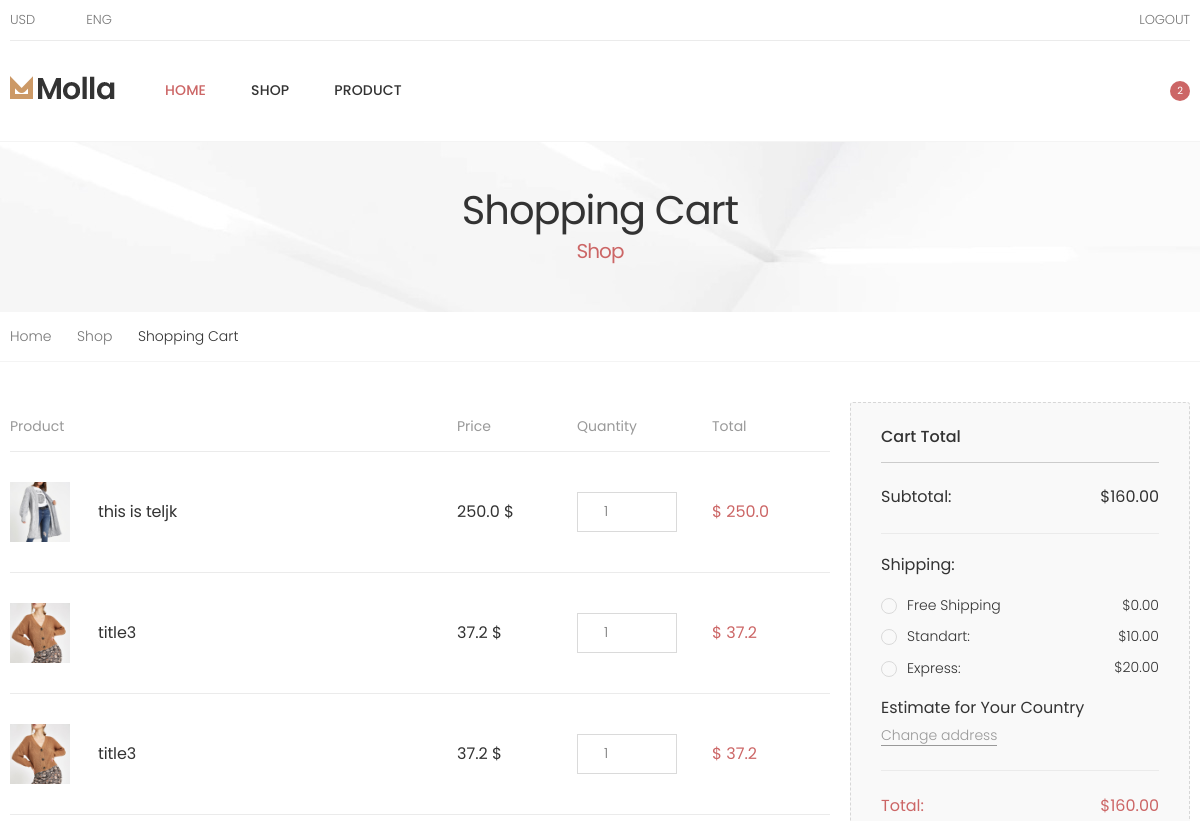
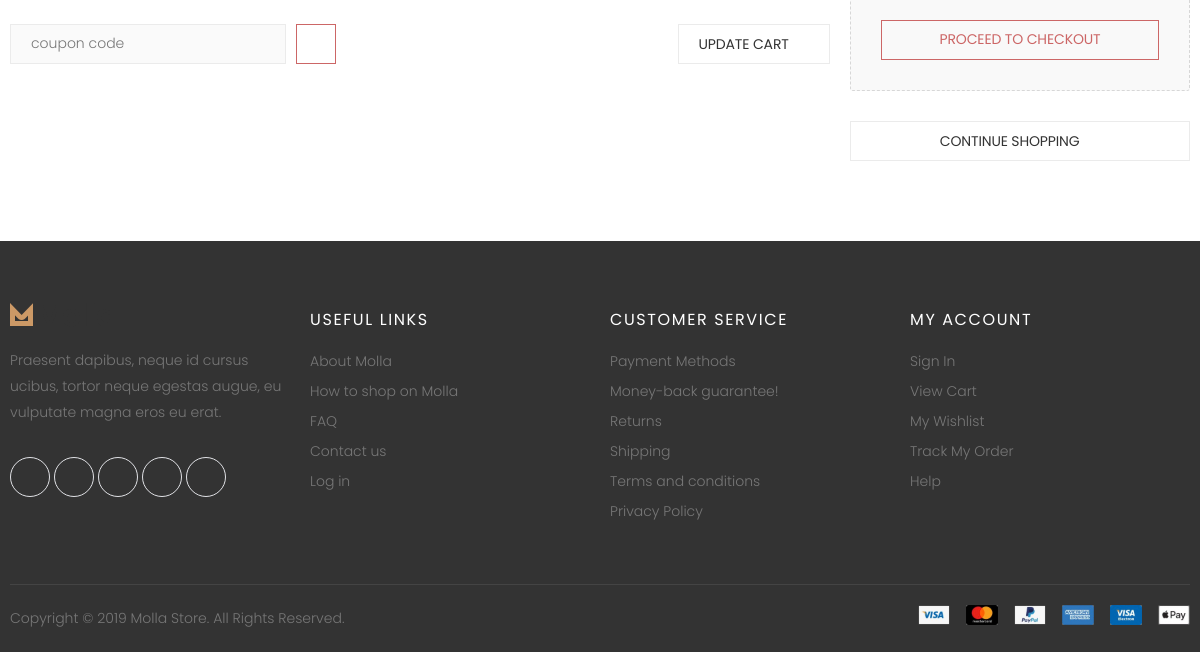
/cart/ (signed in), run on an earlier commit of the app's database (2 pictures, top to bottom).
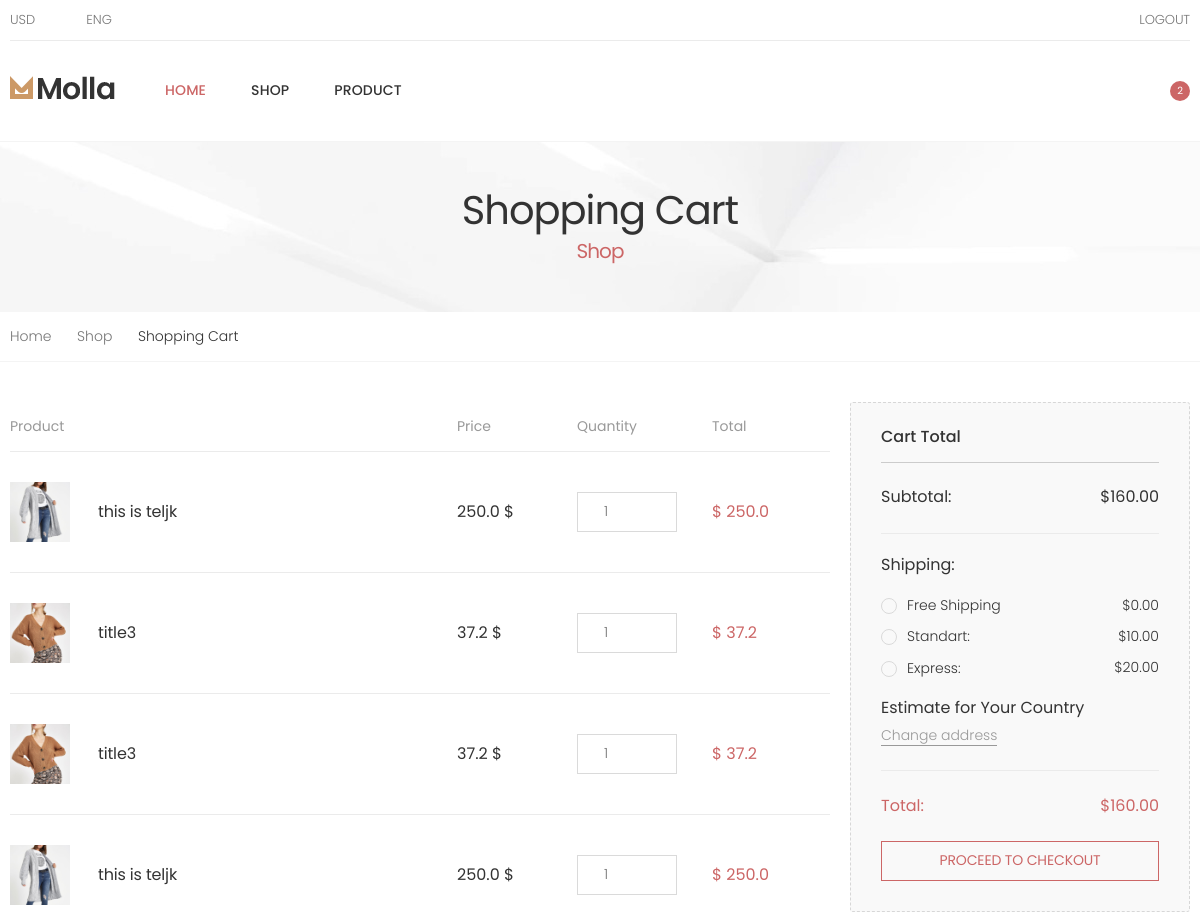
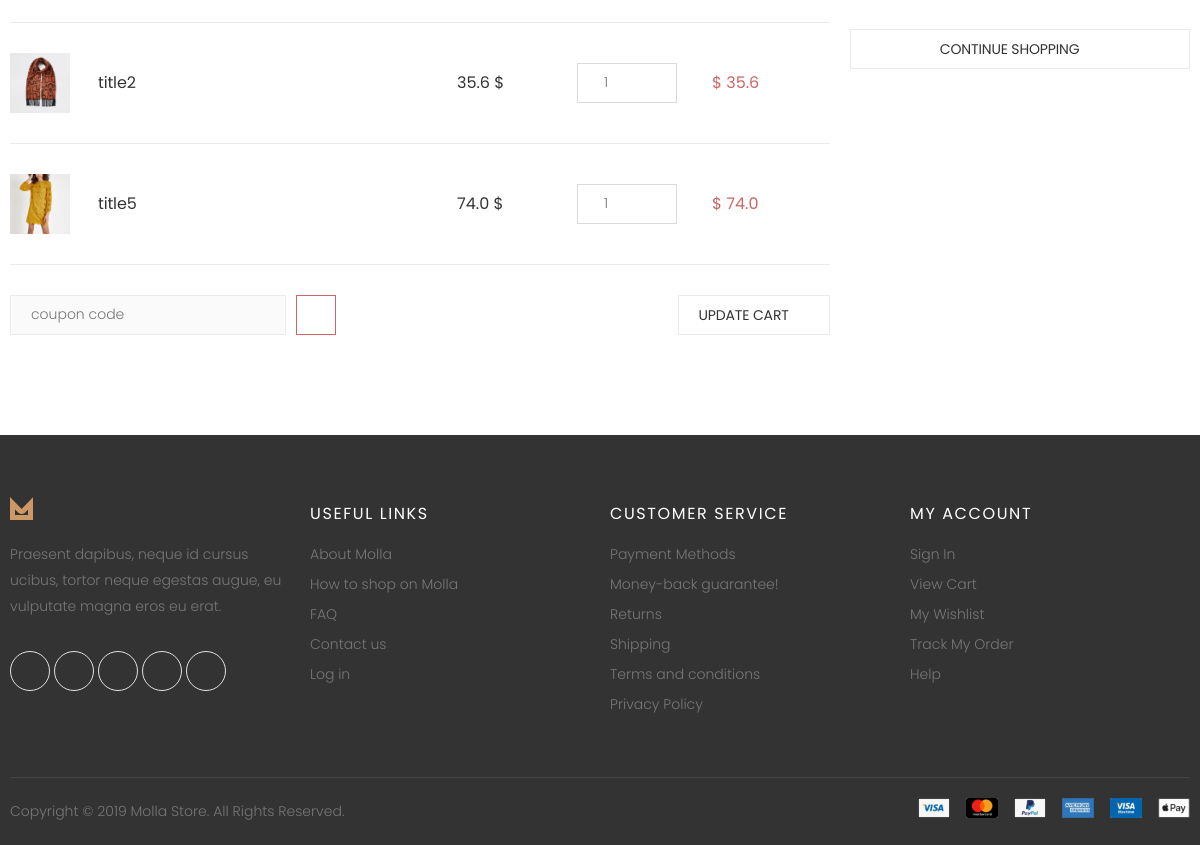
And on a later commit of the database (2 pictures, top to bottom).
### shop/models.py (models this page shows, shortened)
class CartProduct(models.Model):
    cart = models.ForeignKey(Cart, on_delete=models.CASCADE, related_name='cart_products')
    product = models.ForeignKey(Product, on_delete=models.CASCADE, related_name='cartproducts')
    quantity = models.PositiveIntegerField()

class Product(models.Model):
    title = models.CharField(max_length=255)
    img = models.ImageField(null=True)
    description = models.CharField(max_length=255, null=True, blank=True)
    quantity = models.IntegerField()
    price = models.FloatField()
    link = models.URLField(null=True, blank=True)
    categories = models.ManyToManyField(Category, blank=True)

### shop/views.py (the view)
# urls.py: path('cart/', cart, name='cart'),
def cart(request):
    if request.user.is_authenticated:
        cart, created = Cart.objects.get_or_create(user=request.user, checked_at__isnull=True)
        cart_products = CartProduct.objects.filter(cart=cart)
        return render(request, 'shop/cart.html', {'cart_products': cart_products})
    else:
        return HttpResponseRedirect(reverse('category_list'))

### shop/templates/shop/cart.html (shortened to what this page needs)
{% extends 'shop/base.html' %}
{% load static %}
{% load carttags %}
{% block nav_bar %}
    <main class="main">
        <div class="page-header text-center"
             style="background-image: url('{% static 'assets/images/page-header-bg.jpg' %}')">
            <div class="container">
                <h1 class="page-title">Shopping Cart<span>Shop</span></h1>
            </div>
        </div>
        <nav aria-label="breadcrumb" class="breadcrumb-nav">
            <div class="container">
                <ol class="breadcrumb">
                    <li class="breadcrumb-item"><a href="index.html">Home</a></li>
                    <li class="breadcrumb-item"><a href="#">Shop</a></li>
                    <li class="breadcrumb-item active" aria-current="page">Shopping Cart</li>
                </ol>
            </div>
        </nav>
        <div class="page-content">
            <div class="cart">
                <div class="container">
                    <div class="row">
                        <div class="col-lg-9">
                            <table class="table table-cart table-mobile">
                                <thead>
                                <tr>
                                    <th>Product</th>
                                    <th>Price</th>
                                    <th>Quantity</th>
                                    <th>Total</th>
                                    <th></th>
                                </tr>
                                </thead>
                                <tbody>
                                {% for card_product in cart.cart_products.all %}
                                    <tr>
                                        <td class="product-col">
                                            <div class="product">
                                                <figure class="product-media">
                                                    <a href="#">
                                                        <img src="{{ card_product.product.img.url }}"
                                                             alt="Product image">
                                                    </a>
                                                </figure>
                                                <h3 class="product-title">
                                                    <a href="#">{{ card_product.product.title }}</a>
                                                </h3>
                                            </div>
                                        </td>
                                        <td class="price-col">{{ card_product.product.price }} $</td>
                                        <td class="quantity-col">
                                            <div class="cart-product-quantity">
                                                <input type="number" class="form-control"
                                                       value="{{ card_product.quantity }}" min="1" max="10"
                                                       step="1" data-decimals="0" required>
                                            </div>
                                        </td>
                                        <td class="total-col">
                                            $ {{ card_product.quantity|mul:card_product.product.price }}</td>
                                        <td class="remove-col">
                                            <button class="btn-remove"><i class="icon-close"></i></button>
                                        </td>
                                    </tr>
                                {% endfor %}
                                </tbody>
                            </table>
                            <div class="cart-bottom">
                                <div class="cart-discount">
                                    <form action="#">
                                        <div class="input-group">
                                            <input type="text" class="form-control" required
                                                   placeholder="coupon code">
                                            <div class="input-group-append">
                                                <button class="btn btn-outline-primary-2" type="submit"><i
                                                        class="icon-long-arrow-right"></i></button>
                                            </div>
                                        </div>
                                    </form>
                                </div>
                                <a href="#" class="btn btn-outline-dark-2"><span>UPDATE CART</span><i
                                        class="icon-refresh"></i></a>
                            </div>
                        </div>
                        <aside class="col-lg-3">
                            <div class="summary summary-cart">
                                <h3 class="summary-title">Cart Total</h3>
                                <table class="table table-summary">
                                    <tbody>
                                    <tr class="summary-subtotal">
                                        <td>Subtotal:</td>
                                        <td>$160.00</td>
                                    </tr>
                                    <tr class="summary-shipping">
                                        <td>Shipping:</td>
                                        <td>&nbsp;</td>
                                    </tr>
                                    <tr class="summary-shipping-row">
                                        <td>
                                            <div class="custom-control custom-radio">
                                                <label class="custom-control-label" for="free-shipping">Free
                                                    Shipping</label>
                                            </div>
                                        </td>
                                        <td>$0.00</td>
                                    </tr>
                                    <tr class="summary-shipping-row">
                                        <td>
                                            <div class="custom-control custom-radio">
                                                <label class="custom-control-label"
                                                       for="standart-shipping">Standart:</label>
                                            </div>
                                        </td>
                                        <td>$10.00</td>
                                    </tr>
                                    <tr class="summary-shipping-row">
                                        <td>
                                            <div class="custom-control custom-radio">
                                                <label class="custom-control-label"
                                                       for="express-shipping">Express:</label>
                                            </div>
                                        </td>
                                        <td>$20.00</td>
                                    </tr>
                                    <tr class="summary-shipping-estimate">
                                        <td>Estimate for Your Country<br> <a href="dashboard.html">Change
                                            address</a>
                                        </td>
                                        <td>&nbsp;</td>
                                    </tr>
                                    <tr class="summary-total">
                                        <td>Total:</td>
                                        <td>$160.00</td>
                                    </tr>
                                    </tbody>
                                </table>
                                <a href="checkout.html" class="btn btn-outline-primary-2 btn-order btn-block">PROCEED
                                    TO
                                    CHECKOUT</a>
                            </div>
                            <a href="category.html" class="btn btn-outline-dark-2 btn-block mb-3"><span>CONTINUE SHOPPING</span><i
                                    class="icon-refresh"></i></a>
                        </aside>
                    </div>
                </div>
            </div>
        </div>
    </main>
{% endblock %}

What changed in the data, as far as the page shows it:
added CartProduct: product.img (picture), product "this is teljk", product.price "250.0", quantity "1", quantity|mul "250.0"
added CartProduct: product.img (picture), product "title2", product.price "35.6", quantity "1", quantity|mul "35.6"
added CartProduct: product.img (picture), product "title5", product.price "74.0", quantity "1", quantity|mul "74.0"
